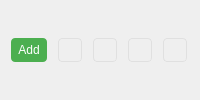
        <widget class="QWidget" name="pageShapes">
         <layout class="QHBoxLayout" name="horizontalLayoutShapes">
          <property name="spacing">
           <number>4</number>
          </property>
          <property name="leftMargin">
           <number>4</number>
          </property>
          <property name="topMargin">
           <number>4</number>
          </property>
          <property name="rightMargin">
           <number>4</number>
          </property>
          <property name="bottomMargin">
           <number>4</number>
          </property>
          <item>
           <widget class="QPushButton" name="addButtonShapes">
            <property name="minimumSize">
             <size>
              <width>36</width>
              <height>24</height>
             </size>
            </property>
            <property name="maximumSize">
             <size>
              <width>36</width>
              <height>24</height>
             </size>
            </property>
            <property name="styleSheet">
             <string notr="true">QPushButton {
              background-color: #4CAF50;
              color: white;
              border-radius: 4px;
              padding: 2px;
             }
             QPushButton:hover {
              background-color: #45A049;
             }</string>
            </property>
            <property name="text">
             <string>Add</string>
            </property>
           </widget>
          </item>
          <item>
           <widget class="QPushButton" name="btnSquare">
            <property name="minimumSize">
             <size>
              <width>24</width>
              <height>24</height>
             </size>
            </property>
            <property name="maximumSize">
             <size>
              <width>24</width>
              <height>24</height>
             </size>
            </property>
            <property name="toolTip">
             <string>Square</string>
            </property>
            <property name="styleSheet">
             <string notr="true">QPushButton {
              border: 1px solid #E0E0E0;
              border-radius: 4px;
             }
             QPushButton:hover {
              background-color: #E0E0E0;
             }</string>
            </property>
            <property name="text">
             <string/>
            </property>
            <property name="icon">
             <iconset>
              <normaloff>../../Downloads/image 17.png</normaloff>../../Downloads/image 17.png</iconset>
            </property>
            <property name="iconSize">
             <size>
              <width>16</width>
              <height>16</height>
             </size>
            </property>
           </widget>
          </item>
          <item>
           <widget class="QPushButton" name="btnCircle">
            <property name="minimumSize">
             <size>
              <width>24</width>
              <height>24</height>
             </size>
            </property>
            <property name="maximumSize">
             <size>
              <width>24</width>
              <height>24</height>
             </size>
            </property>
            <property name="toolTip">
             <string>Circle</string>
            </property>
            <property name="styleSheet">
             <string notr="true">QPushButton {
              border: 1px solid #E0E0E0;
              border-radius: 4px;
             }
             QPushButton:hover {
              background-color: #E0E0E0;
             }</string>
            </property>
            <property name="text">
             <string/>
            </property>
            <property name="icon">
             <iconset>
              <normaloff>../../Downloads/Ellipse 1.png</normaloff>../../Downloads/Ellipse 1.png</iconset>
            </property>
            <property name="iconSize">
             <size>
              <width>16</width>
              <height>16</height>
             </size>
            </property>
           </widget>
          </item>
          <item>
           <widget class="QPushButton" name="btnTriangle">
            <property name="minimumSize">
             <size>
              <width>24</width>
              <height>24</height>
             </size>
            </property>
            <property name="maximumSize">
             <size>
              <width>24</width>
              <height>24</height>
             </size>
            </property>
            <property name="toolTip">
             <string>Triangle</string>
            </property>
            <property name="styleSheet">
             <string notr="true">QPushButton {
              border: 1px solid #E0E0E0;
              border-radius: 4px;
             }
             QPushButton:hover {
              background-color: #E0E0E0;
             }</string>
            </property>
            <property name="text">
             <string/>
            </property>
            <property name="icon">
             <iconset>
              <normaloff>../../Downloads/Polygon 1.png</normaloff>../../Downloads/Polygon 1.png</iconset>
            </property>
            <property name="iconSize">
             <size>
              <width>16</width>
              <height>16</height>
             </size>
            </property>
           </widget>
          </item>
          <item>
           <widget class="QPushButton" name="btnStar">
            <property name="minimumSize">
             <size>
              <width>24</width>
              <height>24</height>
             </size>
            </property>
            <property name="maximumSize">
             <size>
              <width>24</width>
              <height>24</height>
             </size>
            </property>
            <property name="toolTip">
             <string>Star</string>
            </property>
            <property name="styleSheet">
             <string notr="true">QPushButton {
              border: 1px solid #E0E0E0;
              border-radius: 4px;
             }
             QPushButton:hover {
              background-color: #E0E0E0;
             }</string>
            </property>
            <property name="text">
             <string/>
            </property>
            <property name="icon">
             <iconset>
              <normaloff>../../Downloads/Star 1.png</normaloff>../../Downloads/Star 1.png</iconset>
            </property>
            <property name="iconSize">
             <size>
              <width>16</width>
              <height>16</height>
             </size>
            </property>
           </widget>
          </item>
         </layout>
        </widget>
